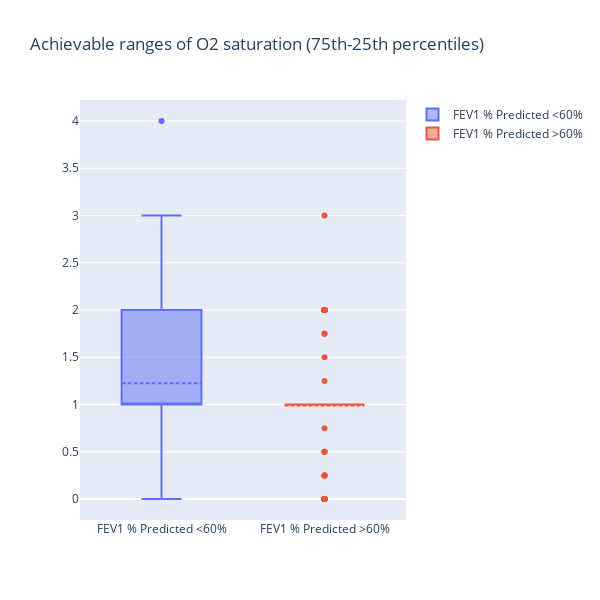

The cell this chart's notebook holds for it:
### Code cell
# Plot a boxplot of the achievable_ranges_low and achievable_ranges_high side by side
fig = go.Figure()
fig.add_trace(
    go.Box(y=achievable_ranges_low, name="FEV1 % Predicted <60%", boxmean=True)
)
fig.add_trace(
    go.Box(y=achievable_ranges_high, name="FEV1 % Predicted >60%", boxmean=True)
)
# Update fig size
fig.update_layout(
    title="Achievable ranges of O2 saturation (75th-25th percentiles)",
    height=600,
    width=600,
)
fig.show()

### Figure 1 — Plotly figure (JSON) as saved in the notebook; plotly's stock layout.template omitted (floating-point values rounded to 4 significant figures; data arrays with more than 128 entries replaced by an {"elided": "..."} marker saying what was removed)
{"data": [{"boxmean": true, "name": "FEV1 % Predicted <60%", "type": "box", "y": [2, 1, 1, 2, 2, 1, 2, 2.25, 1, 1, 0.5, 2, 3, 2, 1, 2, 1, 0.25, 1, 1.5, 0, 1, 1, 1, 1.25, 1, 1, 1, 1, 2, 1, 1, 1, 2, 3, 2, 1.5, 0.5, 1, 0.5, 1, 2, 1, 1, 3, 2, 0.5, 0, 1, 2.25, 2, 1.75, 2, 0.5, 2, 2, 0, 1, 1, 1.5, 2, 1, 0, 1, 0.75, 1, 0, 4, 0, 1.5, 0.25, 1, 1, 2, 1, 1, 1, 0, 0, 1, 2.75, 1.25, 0, 0, 2, 1, 2, 1.5, 2, 2, 0.75, 2, 0.5, 1, 2, 0, 2.25, 0, 3, 1, 0, 1, 1.75, 1, 0, 0, 1, 1.25, 0, 1.5]}, {"boxmean": true, "name": "FEV1 % Predicted >60%", "type": "box", "y": {"elided": "137 float values"}}], "layout": {"height": 600, "title": {"text": "Achievable ranges of O2 saturation (75th-25th percentiles)"}, "width": 600}}
